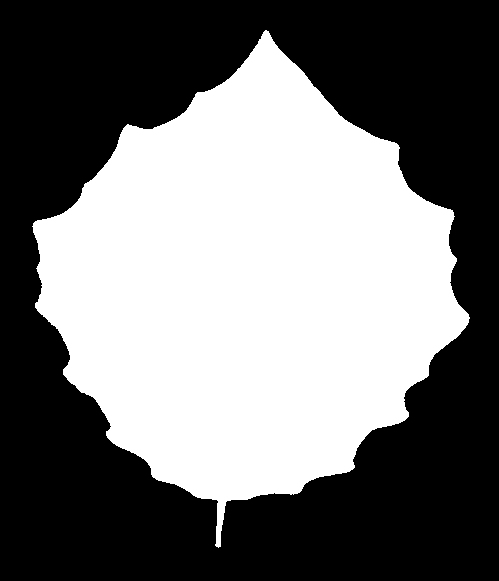
#> input picture LeafData/images/1001.jpg, 499 x 581 px, given in place of 1.jpg, which was not available
$ python FeatureExtract3.py   (older library calls are emulated)
#> lines starting #> are read from the running program, lines starting #| are printed output that depends on the picture; after the words box and inside, x2 and y2 are one past the last pixel; in counts of white or black regions, pixels touching at a corner belong together; pictures that were not available may be replaced by others from this repository, and a replacement may not be noted
'''
Created on 2016年12月10日

@author: liu
'''
import numpy as np
import scipy as sp
import scipy.ndimage as ndi
import pandas as pd

from skimage import measure
from sklearn import metrics

import matplotlib.image as mpimg
import matplotlib.pyplot as plt
import matplotlib.patches as mpatches

from pylab import rcParams
from numpy import interp, dtype
rcParams['figure.figsize'] = (6, 6)

#------------ I/O --------------
def read_img(img_no):
    '''  reads img from disk '''
#> called with img_no = 1
    return mpimg.imread('../LeafData/images/' + str(img_no) + '.jpg')
#> returned value is the input picture: shape (581, 499); min 0, max 255, mean 115.3

def get_imgs(num):
    '''convenience function, yields random sample from l'''
    if type(num) == int:
        imgs = range(1, 1584)
        num = np.random.choice(imgs, size = num, replace = True)
    for img_no in num:
        yield img_no, preprocess(read_img(img_no))
# -------------- preprocessing ----------
    ''' splits img to 0 and 255 values at threshold'''
def threshold(img, threshold=250):
    return ((img > threshold) * 255).astype(img.dtype)

def portrait(img):
    ''' makes all leaves stand straight'''
    y, x = np.shape(img)
    return img.transpose() if x > y  else img

def resample(img, size):
    '''resamples img to size without distorsion'''
    ratio = size / max(np.shape(img))
    return sp.misc.imresize(img, ratio, mode='L', interp='nearest')
def fill(img, size = 500, tolerance = 0.95):
    '''extends the image if it is signifficantly smaller than size'''
    y, x = np.shape(img)

    if x <= size * tolerance:
        pad = np.zeros((y, int((size - x) / 2)),dtype = int)
        img = np.concatenate((pad, img ,pad), axis = 1)
    if y <= size * tolerance:
        pad = np.zeros((int ((size - y) / 2), x), dtype = int)
        img = np.concatenate((pad,img,pad),axis = 0)
    return img

# --------------- postprocessing ------------
def standardize(arrld):
    ''' move mean to zero, 1st SD to -1/ +1 '''
    return (arrld - arrld.mean()) / arrld.std()

def coords_to_cols(coords):
    ''' from x, y pairs to feature colums '''
    return coords[:,1], coords[:,0]

def get_contour(img):
    ''' returns the coords of the longest contour'''
    return max(measure.find_contours(img, .8), key = len)

def downsample_contour(coords, bins = 1024):
    '''splits the array to ~equal bins, and returns one point per bin '''
    edges = np.linspace(0, coords.shape[0],num = bins).astype(int)
    for b in range(bins - 1):
        yield [blade[edges[b] : edges[b+1],0].mean(),
               blade[edges[b] : edges[b+1],1].mean()]

def get_center(img):
    ''' so that I do not have to remember the function'''
    return ndi.measurements.center_of_mass(img)

# ---------------------feature enginerring---------------
def extract_shape(img):
    '''
        Expects prepared image, returns leaf shape in img format.
        The strength of smoothing had to be dynamically set
        in order to get consistent results for different sizes.
    '''
    size = int(np.count_nonzero(img) / 1000)

    brush = int(5 * size / size ** 0.75)
    # 高斯过滤
    # ?
    return ndi.gaussian_filter(img, sigma = brush, mode = 'nearest') > 200

def near0_ix(timeseries_ld, radius = 5):
    ''' finds near-zero values in time-series'''
    return np.where(timeseries_ld < radius)[0]

def dist_line_line(src_arr, tgt_arr):
    '''
     return 2 tgt_arr length arrays,
     lst is distances , 2nd is src_arr indices
    '''
    return np.array(sp.spatial.cKDTree(src_arr).query(tgt_arr))

def dist_line_point(src_arr, point):
    ''' returns 1d array with distance from point '''
    pointld = [[point[0], point[1]]] * len(src_arr)
    return metrics.pairwise.paired_cosine_distances(src_arr, pointld)

def index_diff(kdt_output_1):
    '''
    Shows pairwise distance between all n and n+1 elements.
    Useful to see, how the dist_line_line maps the two lines.
    '''
    return np.diff(kdt_output_1)

# ------------------ wrapping function ----------------
# wrapper function for all preprocessing tasks
def preprocess(img, do_portrait = True, do_resample = 500,
               do_fill =True, do_threshold=250 ):
    if do_portrait:
        img = portrait(img)
#> in portrait, `y, x = np.shape(img)`: y = 581; x = 499
    if do_resample:
        img = resample(img, size = do_resample)
    if do_fill:
        img = fill(img, size = do_resample)
#> in fill, `img = np.concatenate((pad, img ,pad), axis = 1)`:
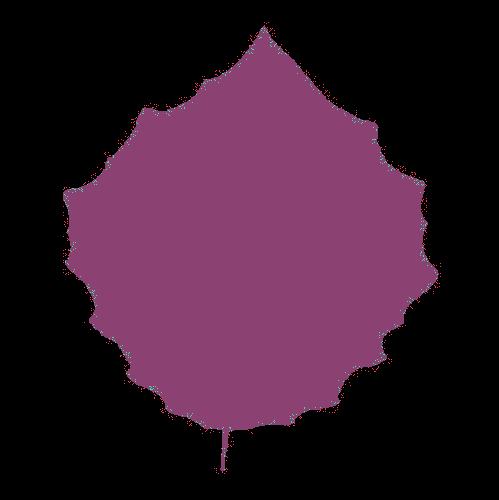
#> img: shape (500, 499) int64; 4 distinct labels, from 0 to 255; one colour per label, 0 black
    if do_threshold:
        img = threshold(img, threshold= do_threshold)
#> in threshold, `return ((img > threshold) * 255).astype(img.dtype)`:
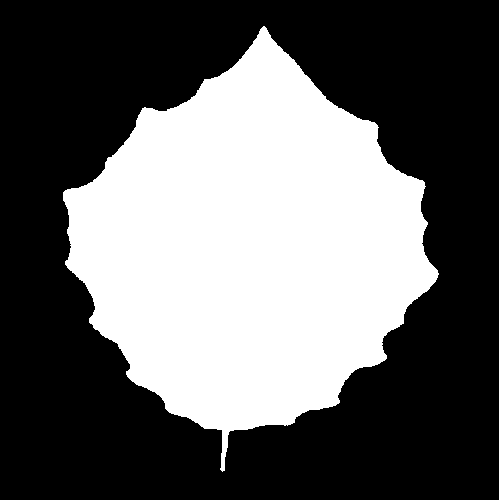
#> returned value: shape (500, 499) int64; 38.9% white; 1 white region, box (x1, y1, x2, y2) and area: (63, 26, 439, 472) 96985
    return img

# exploring solution before building it as function

# img, shape
title, img = list(get_imgs([1]))[0]
#> title = 1
blur = extract_shape(img)
#> in extract_shape, `size = int(np.count_nonzero(img) / 1000)`: size = 96
#> in extract_shape, `brush = int(5 * size / size ** 0.75)`: brush = 15
#> in extract_shape, `return ndi.gaussian_filter(img, sigma = brush, mode = 'nearest') > 200`:
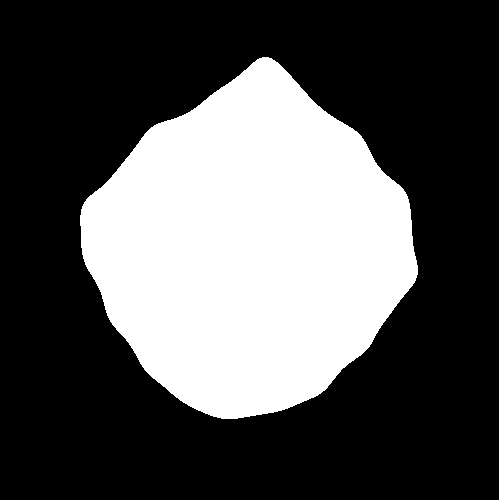
#> returned value: shape (500, 499) bool; 33% white; 1 white region, box (x1, y1, x2, y2) and area: (80, 57, 418, 419) 82349

# img contour, shape contour
blade = get_contour(img)
#> blade = 1741 pairs, first value 25 to 472, second value 62 to 439
shape = get_contour(blur)
#> shape = 1401 pairs, first value 56.8 to 418.2, second value 79.8 to 417.2

# matplotlib needs them in columnar format
blade_x, blade_y = coords_to_cols(blade)
#> blade_x = 1741 values, max 439 at index 1305, min 62 at index 473, mean 249; blade_y = 1741 values, max 472 at index 0, min 25 at index 856, mean 249.5
shape_x, shape_y = coords_to_cols(shape)
#> shape_x = 1401 values, max 417.2 at index 1066, min 79.8 at index 351, mean 249.3; shape_y = 1401 values, max 418.2 at index 0, min 56.8 at index 702, mean 242.3
print(blade_x.shape)
#| (1741,)
print(shape_x.shape)
#| (1401,)
#------------------------------------------


# flagging blade points that fall inside the shape contour
blade_inv_ix = blur[blade_y.astype(int), blade_x.astype(int)]

# img distance, shape distance (for time series plotting)
shape_cy, shape_cx = get_center(blur)
#> shape_cy = 247.3; shape_cx = 249.2
blade_dist = dist_line_line(shape, blade)
shape_dist = dist_line_point(shape, [shape_cx, shape_cy])
#> in dist_line_point, `pointld = [[point[0], point[1]]] * len(src_arr)`: pointld = 1401 pairs, first value 249.2 to 249.2, second value 247.3 to 247.3
#> shape_dist = 1401 values, max 0.164 at index 708, min 1.07e-08 at index 1221, mean 0.0592

# fixing false + signs in the blade time series
blade_dist[0, blade_inv_ix] = blade_dist[0, blade_inv_ix] * -1

# loading kaggle features
#> (the run stopped early here; a loop or call above may not have finished)

$ run again, on LeafData/images/1101.jpg
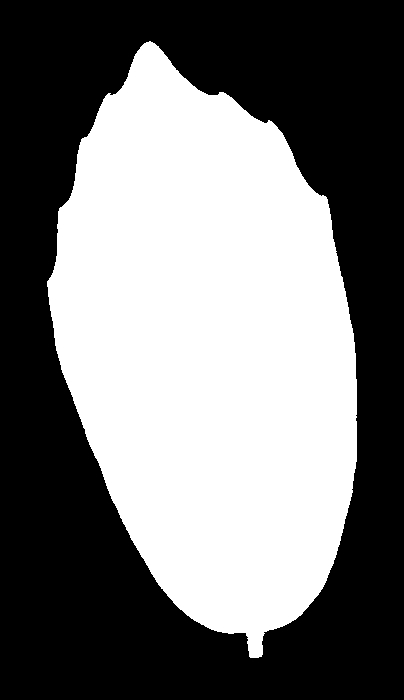
#> input picture LeafData/images/1101.jpg, 404 x 700 px, given in place of 1.jpg, which was not available
#> in read_img, returned value is the input picture: shape (700, 404); min 0, max 255, mean 118.2
#> in portrait, `y, x = np.shape(img)`: y = 700; x = 404
#> img: shape (500, 500) int64; 4 distinct labels, from 0 to 255
#> in threshold, `return ((img > threshold) * 255).astype(img.dtype)`:
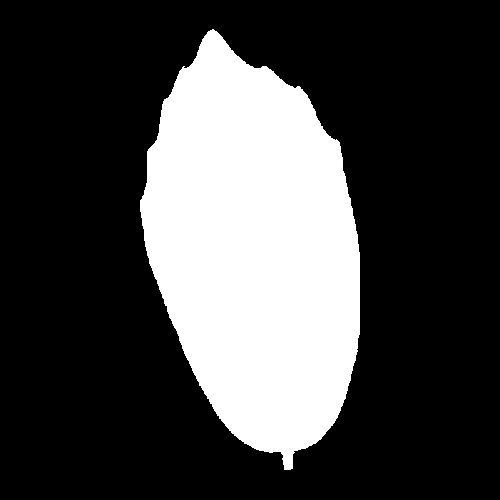
#> returned value: shape (500, 500) int64; 26.7% white; 1 white region, box (x1, y1, x2, y2) and area: (140, 29, 360, 470) 66710
#> title = 1
#> size = 66
#> brush = 14
#> in extract_shape, `return ndi.gaussian_filter(img, sigma = brush, mode = 'nearest') > 200`:
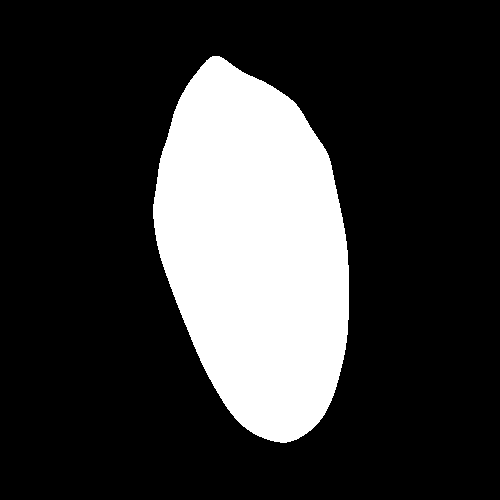
#> returned value: shape (500, 500) bool; 22% white; 1 white region, box (x1, y1, x2, y2) and area: (153, 56, 349, 443) 54973
#> blade = 1347 pairs, first value 28 to 470, second value 139 to 360
#> shape = 1167 pairs, first value 55.8 to 442.2, second value 152.8 to 348.2
#> blade_x = 1347 values, max 360 at index 1055, min 139 at index 413, mean 252.7; blade_y = 1347 values, max 470 at index 0, min 28 at index 674, mean 247.4
#> shape_x = 1167 values, max 348.2 at index 926, min 152.8 at index 358, mean 252.9; shape_y = 1167 values, max 442.2 at index 0, min 55.8 at index 580, mean 248.4
#| (1347,)
#| (1167,)
#> shape_cy = 249.1; shape_cx = 254.5
#> pointld = 1167 pairs, first value 254.5 to 254.5, second value 249.1 to 249.1
#> shape_dist = 1167 values, max 0.146 at index 587, min 4.6e-08 at index 1017, mean 0.0409

$ run again, on LeafData/images/1118.jpg
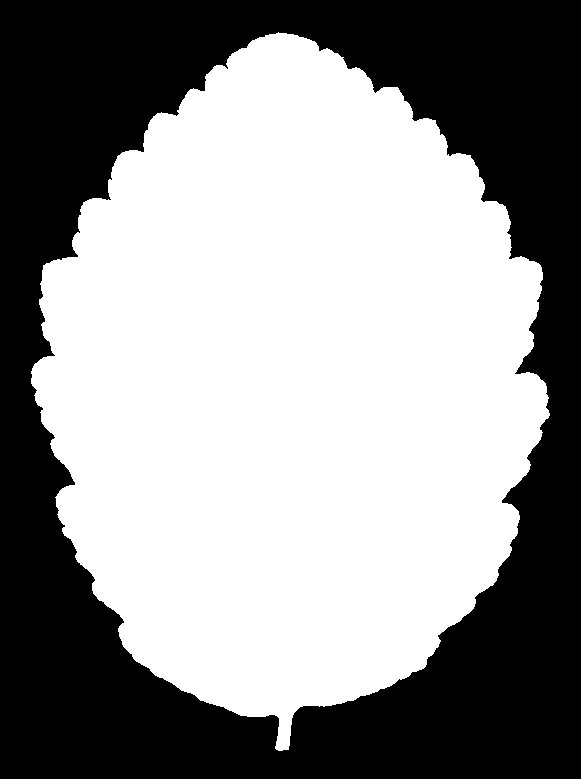
#> input picture LeafData/images/1118.jpg, 581 x 779 px, given in place of 1.jpg, which was not available
#> in read_img, returned value is the input picture: shape (779, 581); min 0, max 255, mean 145.4
#> in portrait, `y, x = np.shape(img)`: y = 779; x = 581
#> img: shape (500, 500) int64; 4 distinct labels, from 0 to 255
#> in threshold, `return ((img > threshold) * 255).astype(img.dtype)`:
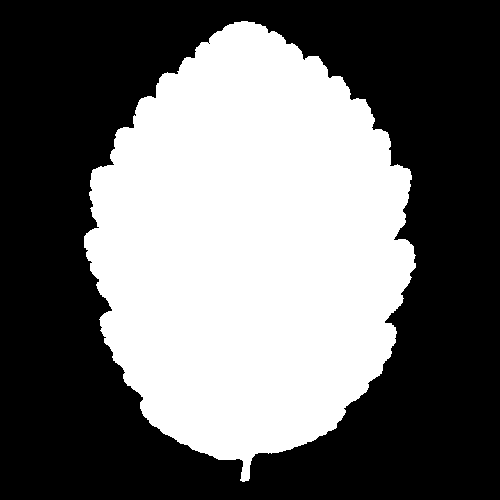
#> returned value: shape (500, 500) int64; 42.4% white; 1 white region, box (x1, y1, x2, y2) and area: (84, 21, 416, 482) 106036
#> title = 1
#> size = 106
#> brush = 16
#> in extract_shape, `return ndi.gaussian_filter(img, sigma = brush, mode = 'nearest') > 200`:
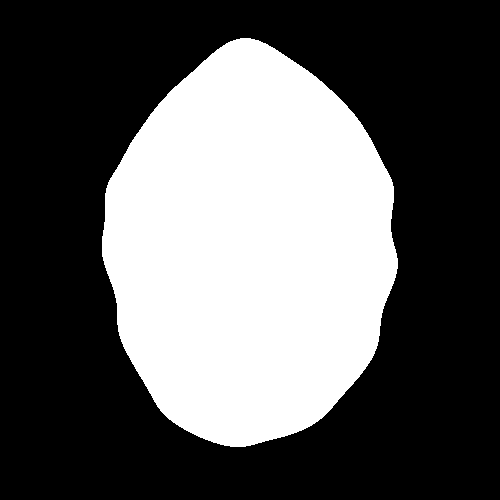
#> returned value: shape (500, 500) bool; 36% white; 1 white region, box (x1, y1, x2, y2) and area: (102, 38, 398, 447) 90082
#> blade = 1871 pairs, first value 20 to 482, second value 83 to 416
#> shape = 1417 pairs, first value 37.8 to 446.2, second value 101.8 to 397.2
#> blade_x = 1871 values, max 416 at index 1420, min 83 at index 463, mean 249.6; blade_y = 1871 values, max 482 at index 0, min 20 at index 919, mean 246.9
#> shape_x = 1417 values, max 397.2 at index 1075, min 101.8 at index 334, mean 249.7; shape_y = 1417 values, max 446.2 at index 0, min 37.8 at index 691, mean 244.3
#| (1871,)
#| (1417,)
#> shape_cy = 247.6; shape_cx = 249.4
#> pointld = 1417 pairs, first value 249.4 to 249.4, second value 247.6 to 247.6
#> shape_dist = 1417 values, max 0.197 at index 701, min 8.98e-09 at index 1217, mean 0.066
